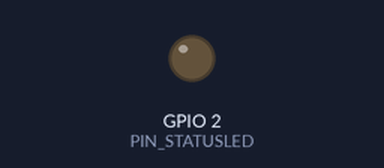
A sketch run on a simulated ESP8266 (NodeMCU). On the bench: output pins drawn as LEDs (lit = HIGH). WiFi joins after 1.5 s; servers stay silent unless stated; uploads are accepted with an empty reply; what the sketch prints to the serial monitor is not drawn. At 6.5 s the program puts the board to deep sleep or switches it off; the recording ends there.

Above: at 0.15 s.
At 2.96 s:
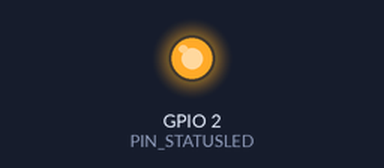
Timing chart, 0 to 6.5 s (numbered marks = the images above):
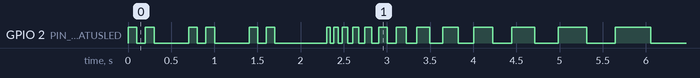

The sketch:

Production.ino
```cpp
#include <ESP8266WiFi.h>
#include <ESP8266HTTPClient.h>

/*
 * Connection configuration
 *
 */

#define FIRMWARE_VERSION                        "1.0.0"

#define WIFI_SSID                               ""
#define WIFI_PASSWORD                           ""
#define WIFI_CONNECTION_RETRIES                 20

#define OPENHAB_REQUESTPATH                     "https://10.0.0.3/CMD?GroupName=TOGGLE"
#define OPENHAB_SERVER_TLS_FINGERPRINT          "XX XX XX XX XX XX XX XX XX XX XX XX XX XX XX XX XX XX XX XX"
#define OPENHAB_USERNAME                        ""
#define OPENHAB_PASSWORD                        ""
#define OPENHAB_REQUEST_TIMEOUT                 5000

#define PIN_STATUSLED                           2

HTTPClient httpClient;
int connectionFailCouter = WIFI_CONNECTION_RETRIES;

void setup()
{
    Serial.begin(115200);

    setupPins();
    setupWifi();

    const bool wasSuccessful = sendRequest();

    if (wasSuccessful)
    {
        blinkStatusSendingRequest();
    }
    else
    {
        blinkStatusError();
    }

    startDeepSleep();
}

void setupPins()
{
    pinMode(PIN_STATUSLED, OUTPUT);
}

void setupWifi()
{
    Serial.printf("Connecting to to Wi-Fi access point '%s'...\n", WIFI_SSID);

    // Do not store Wi-Fi config in SDK flash area
    WiFi.persistent(false);

    // Disable auto Wi-Fi access point mode
    WiFi.mode(WIFI_STA);

    WiFi.begin(WIFI_SSID, WIFI_PASSWORD);

    bool wasSuccessful = true;

    while (WiFi.status() != WL_CONNECTED)
    {
        if (connectionFailCouter <= 0)
        {
            wasSuccessful = false;
            break;
        }

        Serial.print(".");

        blinkStatusConnecting();
        delay(300);

        connectionFailCouter--;
    }

    Serial.println();

    if (wasSuccessful)
    {
        Serial.print("Connected to Wi-Fi access point. Obtained IP address: ");
        Serial.println(WiFi.localIP());
    }
    else
    {
        Serial.printf("Connection failed after %i tries! Giving up.\n", WIFI_CONNECTION_RETRIES);
        blinkStatusError();
        startDeepSleep();
    }
}

bool sendRequest()
{
    bool wasSuccessful = false;

    Serial.println("Sending request...");

    httpClient.begin(OPENHAB_REQUESTPATH, OPENHAB_SERVER_TLS_FINGERPRINT);
    httpClient.setAuthorization(OPENHAB_USERNAME, OPENHAB_PASSWORD);

    httpClient.setTimeout(OPENHAB_REQUEST_TIMEOUT);

    const int httpCode = httpClient.GET();

    if (httpCode > 0)
    {
        Serial.printf("Request successful with HTTP code: %i\n", httpCode);

        if (httpCode == HTTP_CODE_OK)
        {
            wasSuccessful = true;

            const String payload = httpClient.getString();
            Serial.println("Server response:");
            Serial.println(payload);
        }
    }
    else
    {
        Serial.printf("Request failed (error: '%s', error code: %i)!\n", httpClient.errorToString(httpCode).c_str(), httpCode);
    }

    httpClient.end();

    return wasSuccessful;
}

void startDeepSleep()
{
    Serial.println("Shutting down. Going to deep sleep...");
    ESP.deepSleep(0);

    Serial.println("Deep sleep failed!");

    while(true)
    {
        blinkStatusError();
    }
}

void blinkStatusConnecting()
{
    blinkStatusLED(2, 100);
}

void blinkStatusSendingRequest()
{
    for (int i = 4; i < 50; i = (5*i) >> 2)
    {
        digitalWrite(PIN_STATUSLED, HIGH);
        delay(10 * i);

        digitalWrite(PIN_STATUSLED, LOW);
        delay(10 * i);
    }
}

void blinkStatusError()
{
    blinkStatusLED(10, 125);
}

void blinkStatusLED(const int times, const int waitDelayInMilliseconds)
{
    for (int i = 0; i < times; i++)
    {
        digitalWrite(PIN_STATUSLED, HIGH);
        delay(waitDelayInMilliseconds);

        digitalWrite(PIN_STATUSLED, LOW);
        delay(waitDelayInMilliseconds);
    }
}

void loop()
{
    // Nothing here
}
```

Measured:
- by itself, GPIO 2 (PIN_STATUSLED): LOW → HIGH at 0.00 s, → LOW 0.10 s later, → HIGH 0.10 s later, → LOW 0.10 s later, … (38 changes in this stretch)
